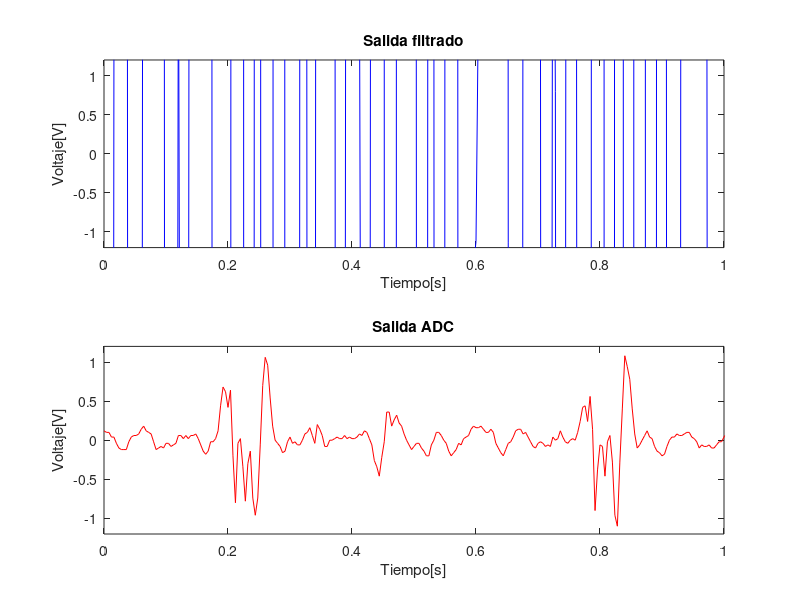

Write the MATLAB code that produced this figure.
clc 
clear all

load('filtro_conv.mat');

fs = 250; %Frecuencia de muestre de la senal 1kHz
Ts = 1/fs;

% Cargo el filtro
A = [0     0     0     0     0     0     0     0     0     0;
     1     0     0     0     0     0     0     0     0     0;
     0     1     0     0     0     0     0     0     0     0;
     0     0     1     0     0     0     0     0     0     0;
     0     0     0     1     0     0     0     0     0     0;
     0     0     0     0     1     0     0     0     0     0;
     0     0     0     0     0     1     0     0     0     0;
     0     0     0     0     0     0     1     0     0     0;
     0     0     0     0     0     0     0     1     0     0;
     0     0     0     0     0     0     0     0     1     0];
     
B = [1;0;0;0;0;0;0;0;0;0];
C = 1000*[-0.131643055995946  -0.132008742782508  -0.001836274975534   0.187348576956375   0.278006552946558 0.187348576956375  -0.001836274975534  -0.132008742782508  -0.131643055995946  -0.059334149714913];
C = floor(C);
D = -0.059334149714913*1000;
D = floor(D);

%Simulando
delta = Ts; %Periodo de muestreo del sistema

u = ch_1;

t = 0:Ts:(length(t_1)-1)*Ts;

x = zeros(10,1);
x_ = x;

%Algoritmo de Euler 
 for i=1:length(t)        
%         x1 = A*x_+B*U;
%         y1 = C*x_+D*U;
%         Y2(i) = y1;
%         x_ = x1;
%         x1 = 0;

    
    Y(i) = C(1)*x(1) + C(2)*x(2) + C(3)*x(3) + C(4)*x(4) + C(5)*x(5) + C(6)*x(6) + C(7)*x(7) + C(8)*x(8) + C(9)*x(9) + C(10)*x(10) +  D*u(i);     
    
    x(10) = x(9);
    x(9) = x(8);
    x(8) = x(7);
    x(7) = x(6);
    x(6) = x(5);
    x(5) = x(4);
    x(4) = x(3);
    x(3) = x(2);
    x(2) = x(1);
    x(1) = u(i);
   
 end

 figure(1)
 subplot(2,1,1);
 plot(t,Y,'b');
 axis([0 1 -1.2 1.2]);
 title('Salida filtrado');
 ylabel('Voltaje[V]');
 xlabel('Tiempo[s]');
 subplot(2,1,2);
 plot(t,ch_1,'r');
 axis([0 1 -1.2 1.2]);
 title('Salida ADC');
 ylabel('Voltaje[V]');
 xlabel('Tiempo[s]');